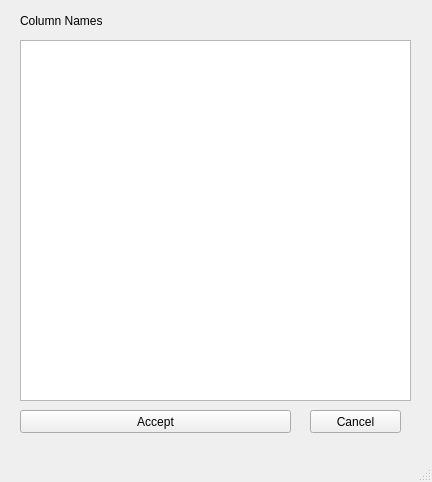
<?xml version="1.0" encoding="UTF-8"?>
<ui version="4.0">
 <class>MainWindow</class>
 <widget class="QMainWindow" name="MainWindow">
  <property name="geometry">
   <rect>
    <x>0</x>
    <y>0</y>
    <width>432</width>
    <height>482</height>
   </rect>
  </property>
  <property name="windowTitle">
   <string>MainWindow</string>
  </property>
  <widget class="QWidget" name="centralwidget">
   <widget class="QTableView" name="tableView">
    <property name="geometry">
     <rect>
      <x>20</x>
      <y>40</y>
      <width>391</width>
      <height>361</height>
     </rect>
    </property>
   </widget>
   <widget class="QPushButton" name="pushButton">
    <property name="geometry">
     <rect>
      <x>20</x>
      <y>410</y>
      <width>271</width>
      <height>23</height>
     </rect>
    </property>
    <property name="text">
     <string>Accept</string>
    </property>
   </widget>
   <widget class="QPushButton" name="pushButton_2">
    <property name="geometry">
     <rect>
      <x>310</x>
      <y>410</y>
      <width>91</width>
      <height>23</height>
     </rect>
    </property>
    <property name="text">
     <string>Cancel</string>
    </property>
   </widget>
   <widget class="QLabel" name="label">
    <property name="geometry">
     <rect>
      <x>20</x>
      <y>10</y>
      <width>391</width>
      <height>21</height>
     </rect>
    </property>
    <property name="text">
     <string>Column Names</string>
    </property>
   </widget>
  </widget>
  <widget class="QMenuBar" name="menubar">
   <property name="geometry">
    <rect>
     <x>0</x>
     <y>0</y>
     <width>432</width>
     <height>21</height>
    </rect>
   </property>
  </widget>
  <widget class="QStatusBar" name="statusbar"/>
 </widget>
 <resources/>
 <connections/>
</ui>
